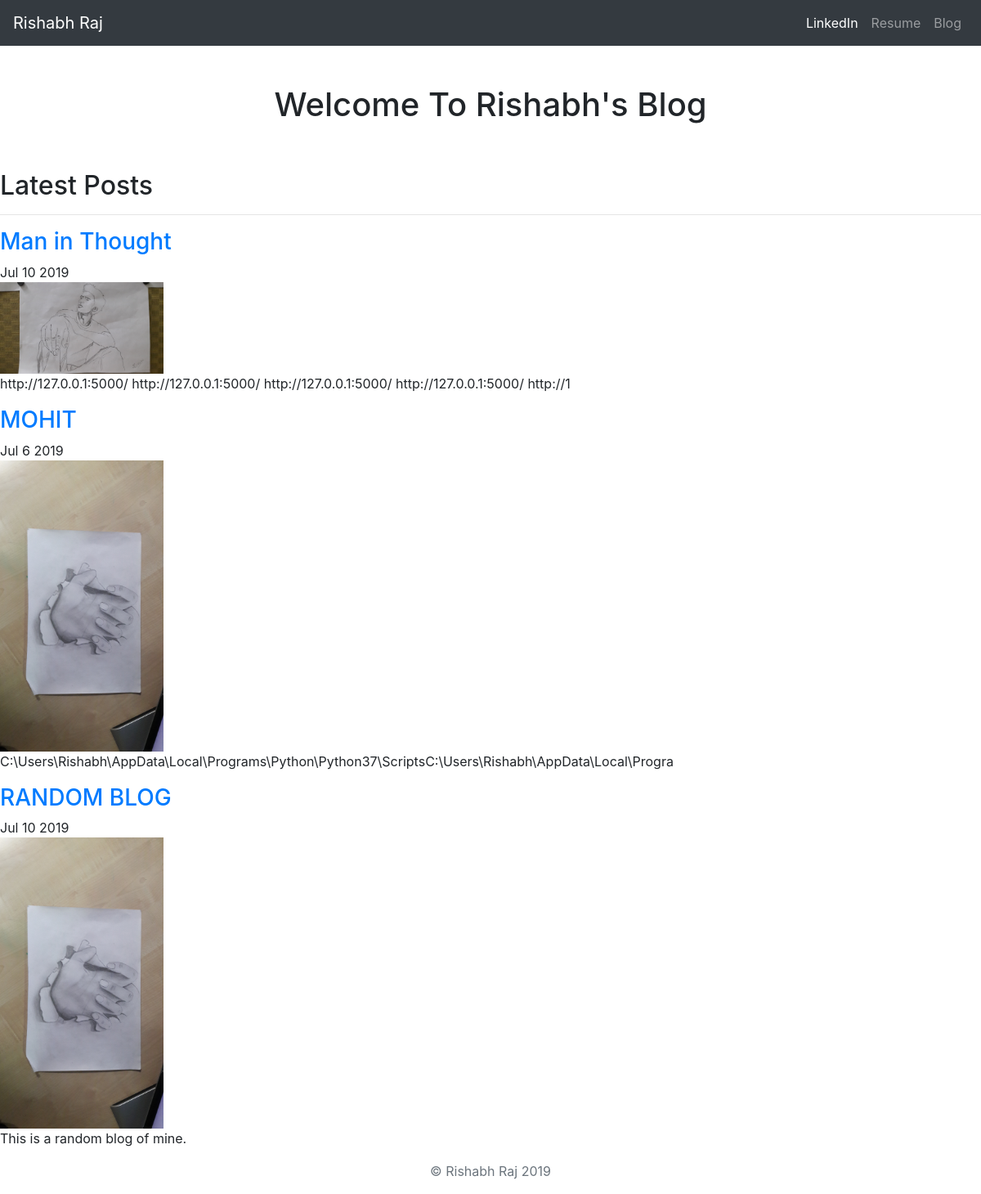
Screenshot of /blog/ with the database file from the repository.
### blogs/models.py (models this page shows, shortened)
class Blog(models.Model):
	title = models.CharField(max_length = 250)
	pub_date = models.DateTimeField()
	body = models.TextField()
	image = models.ImageField(upload_to='images/')
	def summary(self):
		return self.body[:100]
	def pub_date_pretty(self):
		return self.pub_date.strftime('%b %e %Y')

### blogs/views.py (the view)
# urls.py: path('', views.allblogs, name='allblogs'),
def allblogs(request):
	blogs = Blog.objects
	return render(request, 'blogs/allblogs.html',{'blogs':blogs})

### blogs/templates/blogs/allblogs.html (shortened to what this page needs)
<!doctype html>
<html lang="en">
  <head>
    {% load staticfiles %}
<link rel="stylesheet" href="https://stackpath.bootstrapcdn.com/bootstrap/4.3.1/css/bootstrap.min.css">
  </head>
  <body>
    <header>
  <nav class="navbar navbar-expand-lg navbar-dark bg-dark">
  <a class="navbar-brand" href="{% url 'home' %}">Rishabh Raj</a>
  <div class="collapse navbar-collapse" id="navbarNavAltMarkup">
    <div class="navbar-nav ml-auto">
      <a class="nav-item nav-link active" href="https://www.linkedin.com/in/rishabh-raj-b73b1863/">LinkedIn</a>
      <a class="nav-item nav-link" href="{% static 'rishabh_resume_1.pdf' %}">Resume</a>
      <a class="nav-item nav-link" href="{% url 'allblogs' %}">Blog</a>
    </div>
  </div>
</nav>
</header>
<main role="main">
  	<h1 class='text-center pt-5'>Welcome To Rishabh's Blog</h1>
	<br />
	<br />
	<h2> Latest Posts </h2>
	<hr/>
	{% for blog in blogs.all %}
	<a href ="{% url 'details' blog.id %}"><h3>{{blog.title}}</h3></a>
	{{blog.pub_date_pretty}}
	<br />
	<img class = 'img-fluid' src='{{blog.image.url}}' height=200 width=200/>
	<br/>
	<p>{{blog.summary}}</p>
	{% endfor %}
</main>
<footer class="text-muted">
  <div class="container text-center">
    <p>© Rishabh Raj {% now "Y" %}</p>
  </div>
</footer>
</body>
</html>

### rows the page displays
Blog: title "Man in Thought", pub_date_pretty "Jul 10 2019", image (picture), summary "http://127.0.0.1:5000/ http://127.0.0.1:5000/ http://127.0.0.1:5000/ http://127.0.0.1:5000/ http://1"
Blog: title "MOHIT", pub_date_pretty "Jul 6 2019", image (picture), summary "C:\\Users\\Rishabh\\AppData\\Local\\Programs\\Python\\Python37\\ScriptsC:\\Users\\Rishabh\\AppData\\Local\\Progra"
Blog: title "RANDOM BLOG", pub_date_pretty "Jul 10 2019", image (picture), summary "This is a random blog of mine."
